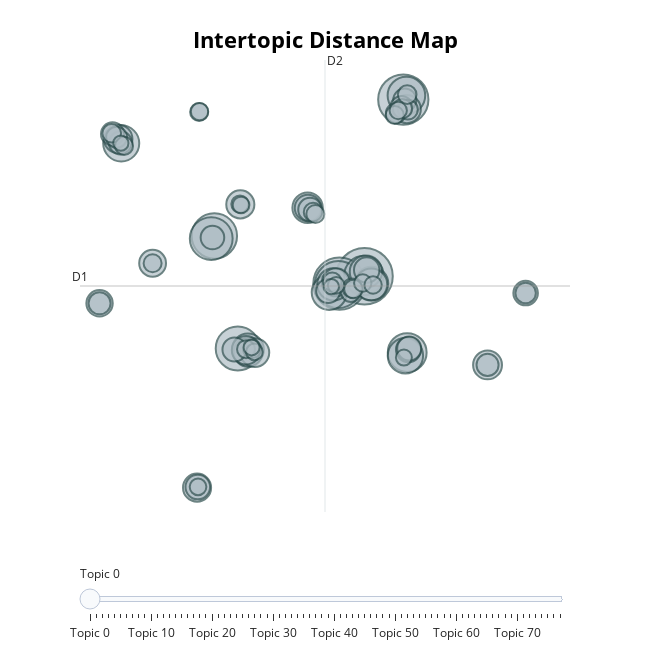

The notebook cell saved with this chart:
### Code cell
# Reprinting with fewer topics
topic_model_combined.visualize_topics()
